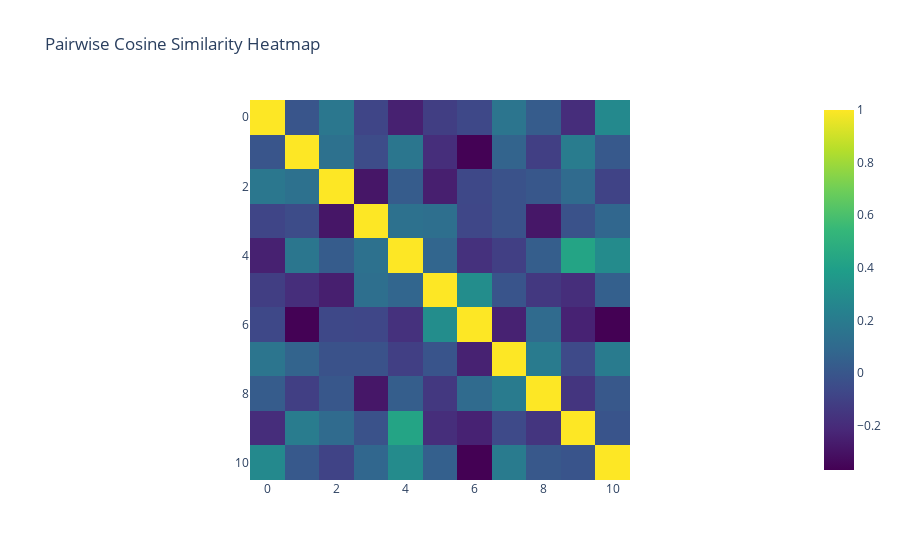
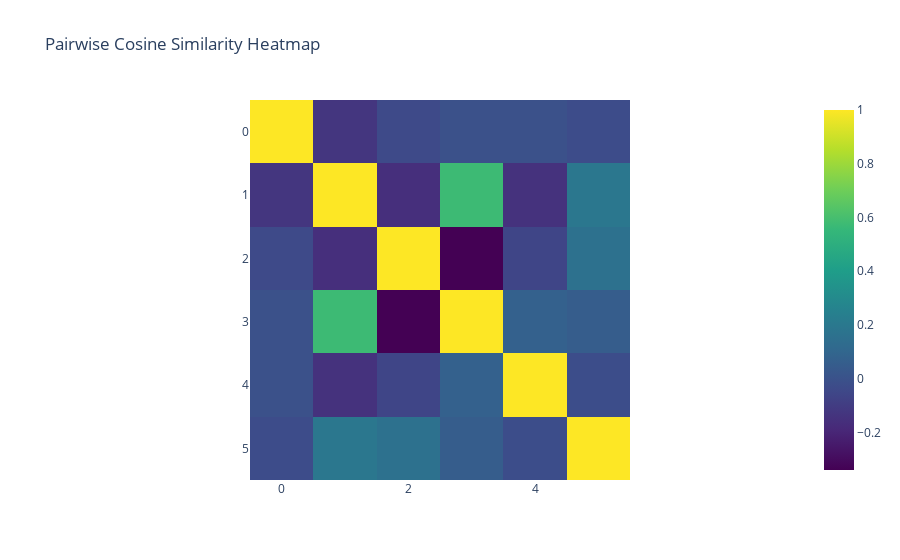
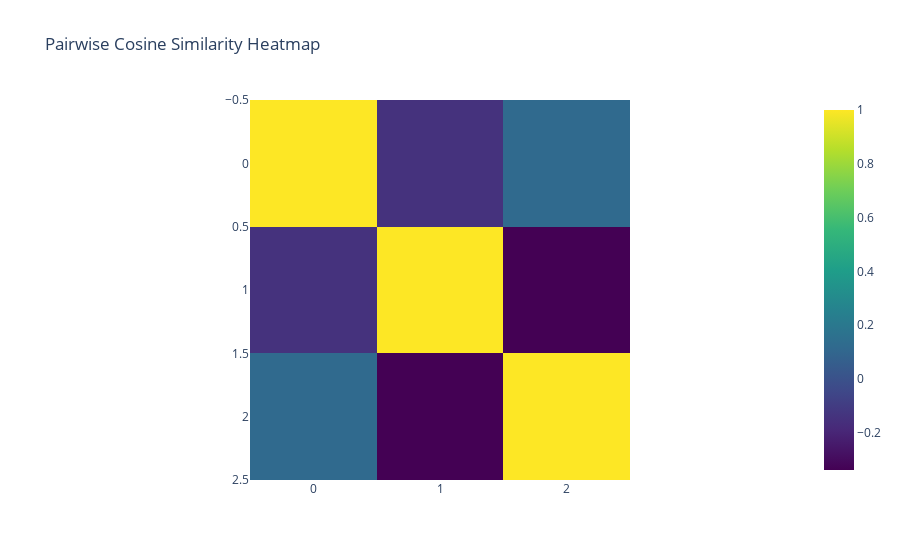
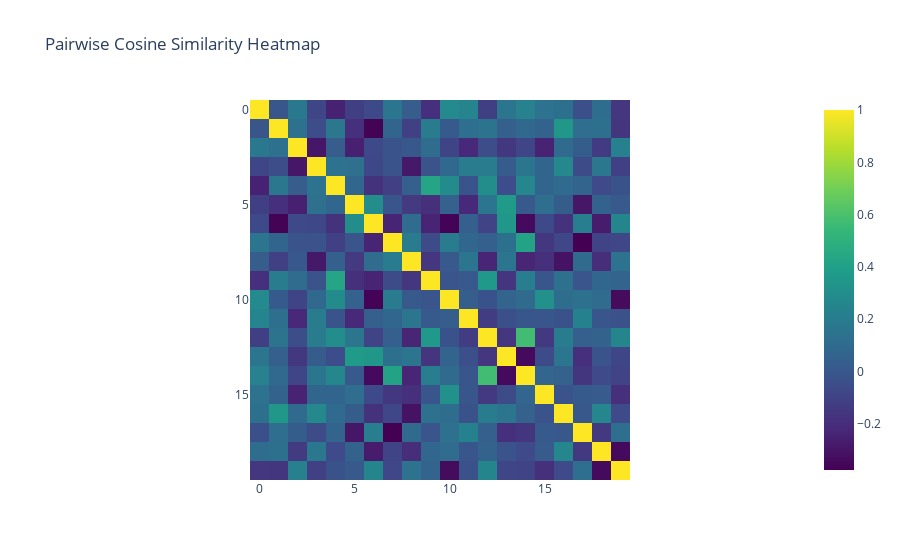

Notebook source saved alongside these figures, in order:
### Markdown cell above
- [ ] Make a BOW model that encodes the object/color/state at each position using different embedding matrices
- [ ] Visualize each/make method to default to orthogonal or something? see how much by default?
- [ ] ensure init is in similar range to typical transformer situation
- [ ] Make a sinusoidal relative position encoding like what's used for some LLMs and add that on top. 
- [ ] Visualize positional embeddings via dot product as with did in arena.

### Code cell
import sys 
sys.path.append('..')

import torch
from src.environments.memory import MemoryEnv
from src.models.components import MiniGridBOWEmbedding
from src.visualization import tensor_cosine_similarity_heatmap, tensor_2d_embedding_similarity
from minigrid.wrappers import ViewSizeWrapper
import plotly.express as px 

env = ViewSizeWrapper(MemoryEnv(size = 7, random_length=False, random_start_pos=False, max_steps=200, render_mode='rgb_array'), 7)
obs, info = env.reset()
obs['image'].shape
# px.imshow(env.render()).show()
# px.imshow(obs['image'][:,:,0].T).show()


state_embedding = MiniGridBOWEmbedding(
    embedding_dim=32, 
    max_values=[11, 6, 3], 
    channel_names=['object', 'color', 'state'], 
    view_size=7,
    add_positional_enc=True)

print(state_embedding)
obs, info = env.reset()
obs = torch.from_numpy(obs['image']).unsqueeze(0)
print(state_embedding(obs).shape)
print("--")
print(state_embedding.get_channel_embedding('object').shape)
print(state_embedding.get_channel_embedding('color').shape)
print(state_embedding.get_channel_embedding('state').shape)
print(state_embedding.get_all_channel_embeddings().shape)
print(state_embedding.get_positional_encoding().shape) # 2D positional encoding
print("--")
print("average norm channel embeddings:", torch.norm(state_embedding.get_all_channel_embeddings(), dim = 1).mean())
print("average norm positional encoding:", torch.norm(state_embedding.get_positional_encoding(), dim = 1).mean())


# Test the function with a sample PyTorch tensor
for channel in ['object', 'color', 'state']:
    tensor_cosine_similarity_heatmap(state_embedding.get_channel_embedding(channel).detach())
tensor_cosine_similarity_heatmap(state_embedding.get_all_channel_embeddings().detach())

env = ViewSizeWrapper(MemoryEnv(size = 7, random_length=False, random_start_pos=False, max_steps=200, render_mode='rgb_array'), 7)
obs, info = env.reset()
obs['image'].shape
# px.imshow(env.render()).show()
px.imshow(obs['image'][:,:,0].T).show()

# Test the function with an example image sample PyTorch tensor
obs = torch.from_numpy(obs['image']).unsqueeze(0)
embed_2d = state_embedding(obs).detach()
x = 2; y = 1
tensor_2d_embedding_similarity(embed_2d[0], x, y)
# tensor_2d_embedding_similarity(embed_2d[0], x, y, mode="contour")

non_positional_embeddings = state_embedding.get_all_channel_embeddings().detach()
positional_encoding = state_embedding.get_positional_encoding().detach()
concatenated_embeddings = torch.cat([non_positional_embeddings, positional_encoding.squeeze(0).view(-1, 32)], dim=0)

tensor_cosine_similarity_heatmap(concatenated_embeddings)

### Figure 1 — Plotly figure (JSON) as saved in the notebook; plotly's stock layout.template omitted (floating-point values rounded to 4 significant figures)
{"data": [{"coloraxis": "coloraxis", "hovertemplate": "x: %{x}<br>y: %{y}<br>color: %{z}<extra></extra>", "name": "0", "type": "heatmap", "x": [0, 1, 2, 3, 4, 5, 6, 7, 8, 9, 10], "xaxis": "x", "y": [0, 1, 2, 3, 4, 5, 6, 7, 8, 9, 10], "yaxis": "y", "z": [[1, -0.007205, 0.1746, -0.08336, -0.2456, -0.1166, -0.06982, 0.1619, 0.02896, -0.1915, 0.2774], [-0.007205, 1.0, 0.1382, -0.05224, 0.171, -0.189, -0.3662, 0.06724, -0.1102, 0.2021, 0.01198], [0.1746, 0.1382, 1.0, -0.2886, 0.02758, -0.2537, -0.07091, -0.02081, 0.005707, 0.1072, -0.0927], [-0.08336, -0.05224, -0.2886, 1, 0.1419, 0.1286, -0.07334, -0.02042, -0.2848, -0.0211, 0.08425], [-0.2456, 0.171, 0.02758, 0.1419, 1, 0.07889, -0.1748, -0.1104, 0.04064, 0.4287, 0.2859], [-0.1166, -0.189, -0.2537, 0.1286, 0.07889, 1.0, 0.2971, -0.009944, -0.1417, -0.1879, 0.0481], [-0.06982, -0.3662, -0.07091, -0.07334, -0.1748, 0.2971, 1.0, -0.2405, 0.1055, -0.2399, -0.3689], [0.1619, 0.06724, -0.02081, -0.02042, -0.1104, -0.009944, -0.2405, 1.0, 0.1962, -0.05904, 0.2008], [0.02896, -0.1102, 0.005707, -0.2848, 0.04064, -0.1417, 0.1055, 0.1962, 1, -0.1579, 0.01077], [-0.1915, 0.2021, 0.1072, -0.0211, 0.4287, -0.1879, -0.2399, -0.05904, -0.1579, 1, -0.009074], [0.2774, 0.01198, -0.0927, 0.08425, 0.2859, 0.0481, -0.3689, 0.2008, 0.01077, -0.009074, 1]]}], "layout": {"coloraxis": {"colorscale": [[0, "#440154"], [0.1111, "#482878"], [0.2222, "#3e4989"], [0.3333, "#31688e"], [0.4444, "#26828e"], [0.5556, "#1f9e89"], [0.6667, "#35b779"], [0.7778, "#6ece58"], [0.8889, "#b5de2b"], [1, "#fde725"]]}, "title": {"text": "Pairwise Cosine Similarity Heatmap"}, "xaxis": {"anchor": "y", "constrain": "domain", "domain": [0, 1], "scaleanchor": "y"}, "yaxis": {"anchor": "x", "autorange": "reversed", "constrain": "domain", "domain": [0, 1]}}}

### Figure 2 — Plotly figure (JSON) as saved in the notebook; plotly's stock layout.template omitted (floating-point values rounded to 4 significant figures)
{"data": [{"coloraxis": "coloraxis", "hovertemplate": "x: %{x}<br>y: %{y}<br>color: %{z}<extra></extra>", "name": "0", "type": "heatmap", "x": [0, 1, 2, 3, 4, 5], "xaxis": "x", "y": [0, 1, 2, 3, 4, 5], "yaxis": "y", "z": [[1.0, -0.1267, -0.03846, -0.004764, -0.005405, -0.02612], [-0.1267, 1.0, -0.1579, 0.5753, -0.146, 0.1945], [-0.03846, -0.1579, 1.0, -0.3396, -0.06174, 0.1585], [-0.004764, 0.5753, -0.3396, 1.0, 0.0729, 0.0522], [-0.005405, -0.146, -0.06174, 0.0729, 1.0, -0.02086], [-0.02612, 0.1945, 0.1585, 0.0522, -0.02086, 1.0]]}], "layout": {"coloraxis": {"colorscale": [[0, "#440154"], [0.1111, "#482878"], [0.2222, "#3e4989"], [0.3333, "#31688e"], [0.4444, "#26828e"], [0.5556, "#1f9e89"], [0.6667, "#35b779"], [0.7778, "#6ece58"], [0.8889, "#b5de2b"], [1, "#fde725"]]}, "title": {"text": "Pairwise Cosine Similarity Heatmap"}, "xaxis": {"anchor": "y", "constrain": "domain", "domain": [0, 1], "scaleanchor": "y"}, "yaxis": {"anchor": "x", "autorange": "reversed", "constrain": "domain", "domain": [0, 1]}}}

### Figure 3 — Plotly figure (JSON) as saved in the notebook; plotly's stock layout.template omitted (floating-point values rounded to 4 significant figures)
{"data": [{"coloraxis": "coloraxis", "hovertemplate": "x: %{x}<br>y: %{y}<br>color: %{z}<extra></extra>", "name": "0", "type": "heatmap", "x": [0, 1, 2], "xaxis": "x", "y": [0, 1, 2], "yaxis": "y", "z": [[1.0, -0.1464, 0.1179], [-0.1464, 1.0, -0.339], [0.1179, -0.339, 1.0]]}], "layout": {"coloraxis": {"colorscale": [[0, "#440154"], [0.1111, "#482878"], [0.2222, "#3e4989"], [0.3333, "#31688e"], [0.4444, "#26828e"], [0.5556, "#1f9e89"], [0.6667, "#35b779"], [0.7778, "#6ece58"], [0.8889, "#b5de2b"], [1, "#fde725"]]}, "title": {"text": "Pairwise Cosine Similarity Heatmap"}, "xaxis": {"anchor": "y", "constrain": "domain", "domain": [0, 1], "scaleanchor": "y"}, "yaxis": {"anchor": "x", "autorange": "reversed", "constrain": "domain", "domain": [0, 1]}}}

### Figure 4 — Plotly figure (JSON) as saved in the notebook; plotly's stock layout.template omitted (floating-point values rounded to 4 significant figures; data arrays with more than 128 entries replaced by an {"elided": "..."} marker saying what was removed)
{"data": [{"coloraxis": "coloraxis", "hovertemplate": "x: %{x}<br>y: %{y}<br>color: %{z}<extra></extra>", "name": "0", "type": "heatmap", "x": [0, 1, 2, 3, 4, 5, 6, 7, 8, 9, 10, 11, 12, 13, 14, 15, 16, 17, 18, 19], "xaxis": "x", "y": [0, 1, 2, 3, 4, 5, 6, 7, 8, 9, 10, 11, 12, 13, 14, 15, 16, 17, 18, 19], "yaxis": "y", "z": {"elided": "20x20 float values"}}], "layout": {"coloraxis": {"colorscale": [[0, "#440154"], [0.1111, "#482878"], [0.2222, "#3e4989"], [0.3333, "#31688e"], [0.4444, "#26828e"], [0.5556, "#1f9e89"], [0.6667, "#35b779"], [0.7778, "#6ece58"], [0.8889, "#b5de2b"], [1, "#fde725"]]}, "title": {"text": "Pairwise Cosine Similarity Heatmap"}, "xaxis": {"anchor": "y", "constrain": "domain", "domain": [0, 1], "scaleanchor": "y"}, "yaxis": {"anchor": "x", "autorange": "reversed", "constrain": "domain", "domain": [0, 1]}}}
